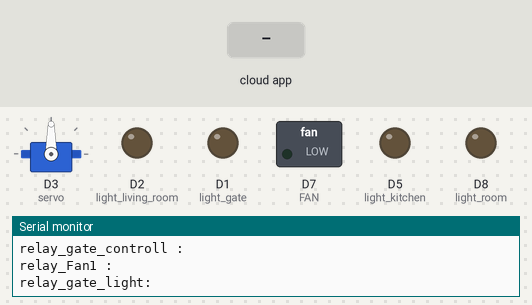
Recording of a sketch running on a simulated ESP8266 (NodeMCU). Parts: servo, switched loads named in the sketch (green lamp = pin HIGH), output pins drawn as LEDs (lit = HIGH), the last lines printed to the serial monitor. The test bench sets the inputs (shaded band). WiFi joins after 1.5 s; servers stay silent unless stated; the Firebase database answers and starts empty.

Above: at 2.7 s.
2.8 s: the phone or cloud app sets gate_controll to true
At 4.6 s:
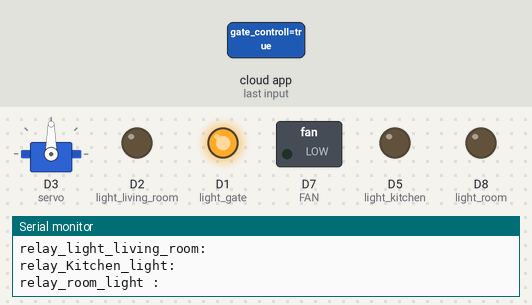
5.8 s: the phone or cloud app sets living_room_light to true
At 7.7 s:
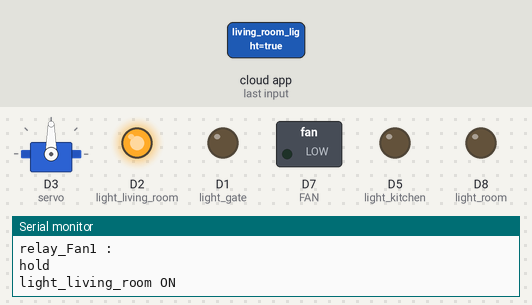
8.1 s: the phone or cloud app sets gate_light to true
At 9.9 s:
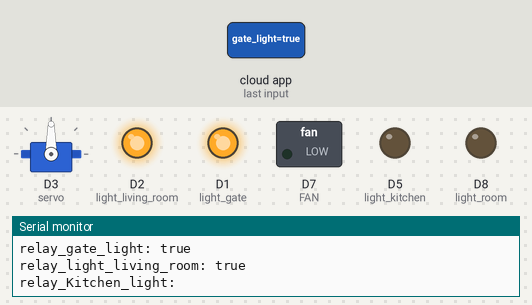
10.8 s: the phone or cloud app sets Kitchen_light to true
At 13.2 s:
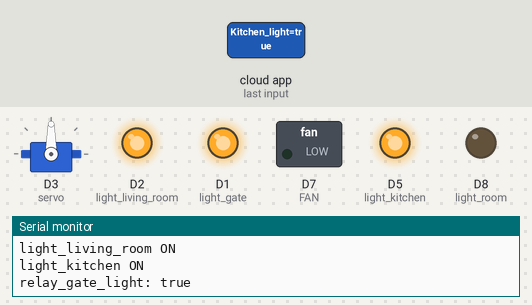
13.5 s: the phone or cloud app sets room_light to true
At 15.0 s:
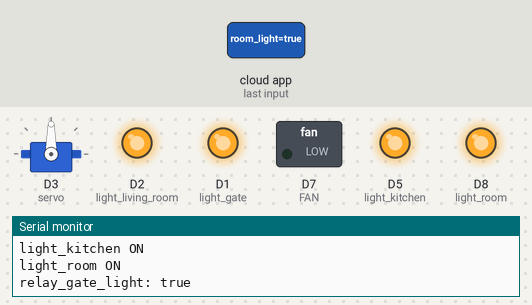
15.3 s: the phone or cloud app sets gate_light to false
At 17.5 s:
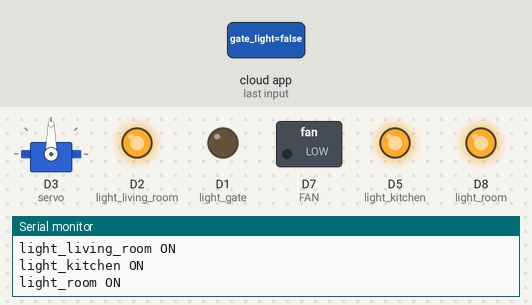
Timing chart, 0 to 19.0 s (numbered marks = the images above; inputs shaded):
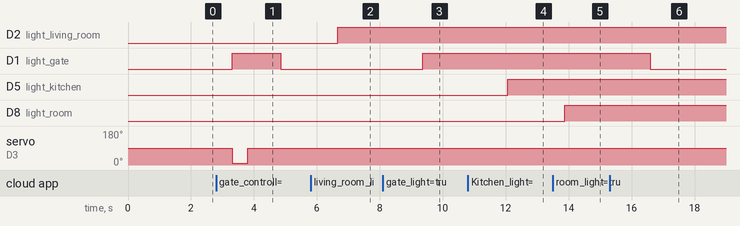

The sketch:

v2_new.ino
```cpp
#include <Arduino.h>
//#include <WiFi.h>               //we are using the ESP32
#include <ESP8266WiFi.h>      // uncomment this line if you are using esp8266 and comment the line above
#include <Firebase_ESP_Client.h>
#include <string.h>
#include <Servo.h>

Servo myServo;

String Regulator1, relay_systemarm, relay_gate_controll ,relay_gate_light,relay_power, relay_sos ;
String Regulator2, relay_light_living_room, relay_Kitchen_light, relay_room_light, relay_Fan1 ;

#define light_gate D1
#define light_living_room D2
#define light_kitchen D5
#define light_room D8
#define FAN D7
#define servo D3

//Provide the token generation process info.
#include "addons/TokenHelper.h"
//Provide the RTDB payload printing info and other helper functions.
#include "addons/RTDBHelper.h"

// Insert your network credentials
#define WIFI_SSID "SLT-4G_16421C"  // N_Binath_Dialog
#define WIFI_PASSWORD "12345678Ab"  //12345678Ab  n@161ANGA/!aS

// Insert Firebase project API Key
#define API_KEY "IzaSyDpWg63KrqoXMBLvKHNWejw0"

// Insert RTDB URLefine the RTDB URL */
#define DATABASE_URL "https://smart-homefaut-rtdb.firebaseio.com/"

//Define Firebase Data object
FirebaseData fbdo;

FirebaseAuth auth;
FirebaseConfig config;

unsigned long sendDataPrevMillis = 0;
int count = 0;
bool signupOK = false;                     //since we are doing an anonymous sign in

void setup(){
  Serial.begin(115200);

  WiFi.begin(WIFI_SSID, WIFI_PASSWORD);
  Serial.print("Connecting to Wi-Fi");
  while (WiFi.status() != WL_CONNECTED){
    Serial.print(".");
    delay(300);
  }
  Serial.println();
  Serial.print("Connected with IP: ");
  Serial.println(WiFi.localIP());
  Serial.println();

  /* Assign the api key (required) */
  config.api_key = API_KEY;

  /* Assign the RTDB URL (required) */
  config.database_url = DATABASE_URL;

  /* Sign up */
  if (Firebase.signUp(&config, &auth, "", "")){
    Serial.println("ok");
    signupOK = true;
  }
  else{
    Serial.printf("%s\n", config.signer.signupError.message.c_str());
  }

  /* Assign the callback function for the long running token generation task */
  config.token_status_callback = tokenStatusCallback; //see addons/TokenHelper.h

  Firebase.begin(&config, &auth);
  Firebase.reconnectWiFi(true);
  Serial.print("right ");

  myServo.attach(servo);

  pinMode(light_gate, OUTPUT);

  pinMode(light_living_room, OUTPUT);
  pinMode(light_kitchen, OUTPUT);
  pinMode(light_room, OUTPUT);
  pinMode(FAN, OUTPUT);
  Serial.print("pinmodeok ");

}

void loop(){
 // if (Firebase.ready() && signupOK && (millis() - sendDataPrevMillis > 15000 || sendDataPrevMillis == 0)){
 //   sendDataPrevMillis = millis();

  if ( Firebase.RTDB.getString(&fbdo, "gate_light") ){
    if (fbdo.dataType() == "string"){
        relay_gate_light = fbdo.stringData();
        Serial.print("relay_gate_light: ");
        Serial.println(relay_gate_light);
    }
  }
   if ( Firebase.RTDB.getString(&fbdo, "living_room_light") ){
    if (fbdo.dataType() == "string"){
        relay_light_living_room = fbdo.stringData();
        Serial.print("relay_light_living_room: ");
        Serial.println(relay_light_living_room);
    }
  }

      if ( Firebase.RTDB.getString(&fbdo, "Kitchen_light") ){
    if (fbdo.dataType() == "string"){
        relay_Kitchen_light = fbdo.stringData();
        Serial.print("relay_Kitchen_light: ");
        Serial.println(relay_Kitchen_light);
    }
  }

      if ( Firebase.RTDB.getString(&fbdo, "room_light") ){
    if (fbdo.dataType() == "string"){
        relay_room_light = fbdo.stringData();
        Serial.print("relay_room_light :");
        Serial.println(relay_room_light);
    }
  }

      if ( Firebase.RTDB.getString(&fbdo, "gate_controll") ){
    if (fbdo.dataType() == "string"){
        relay_gate_controll = fbdo.stringData();
        Serial.print("relay_gate_controll : ");
        Serial.println(relay_gate_controll);
    }
  }

      if ( Firebase.RTDB.getString(&fbdo, "Fan1") ){
    if (fbdo.dataType() == "string"){
        relay_Fan1 = fbdo.stringData();
        Serial.print("relay_Fan1 :");
        Serial.println(relay_Fan1);
    }
  }

  //}

 automation();

}


void automation()
{

  if(relay_gate_controll == "true")
  {
    digitalWrite(light_gate,HIGH);
    myServo.write(10);
    delay(500);
    myServo.write(90);
    if (Firebase.RTDB.setString(&fbdo, "gate_controll", "none")){
      Serial.println("PASSED");
      Serial.println("PATH: " + fbdo.dataPath());
      Serial.println("TYPE: " + fbdo.dataType());
    }
    Serial.println("Gate_opening");
  }
  if(relay_gate_controll == "false")
  {
    digitalWrite(light_gate,HIGH);
    myServo.write(170);
    delay(500);
    myServo.write(90);
      if (Firebase.RTDB.setString(&fbdo, "gate_controll", "none")){
      Serial.println("PASSED");
      Serial.println("PATH: " + fbdo.dataPath());
      Serial.println("TYPE: " + fbdo.dataType());
    }
    Serial.println("Gate_closing");
  }
  if(relay_gate_controll == "none")
  {
    digitalWrite(light_gate,LOW);
    myServo.write(90);
    Serial.println("hold");
  }

  if(relay_gate_light == "true")
  {
    digitalWrite(light_gate,HIGH);
    Serial.println("Gate_light ON");
  }
  if(relay_gate_light == "false")
  {
    digitalWrite(light_gate,LOW);
    Serial.println("Gate_light OFF");
  }
   if(relay_light_living_room == "true")
  {
    digitalWrite(light_living_room,HIGH);
    Serial.println("light_living_room ON");
  }
  if(relay_light_living_room == "false")
  {
    digitalWrite(light_living_room,LOW);
    Serial.println("light_living_room OFF");
  }
   if(relay_Kitchen_light == "true")
  {
    digitalWrite(light_kitchen,HIGH);
    Serial.println("light_kitchen ON");
  }
  if(relay_Kitchen_light == "false")
  {
    digitalWrite(light_kitchen,LOW);
    Serial.println("light_kitchen OFF");
  }
   if(relay_room_light == "true")
  {
    digitalWrite(light_room,HIGH);
    Serial.println("light_room ON");
  }
  if(relay_room_light == "false")
  {
    digitalWrite(light_room,LOW);
    Serial.println("light_room OFF");
  }
  if(relay_Fan1 == "true")
  {
    digitalWrite(FAN,LOW);
    Serial.println("Fan -1 ON");
  }
  if(relay_Fan1 == "false")
  {
    digitalWrite(FAN,LOW);
    Serial.println("Fan -1 OFF");
  }

}
```

Measured:
- after the input at 2.8 s, D1 (light_gate): LOW → HIGH after 0.51 s, → LOW 1.6 s later; servo on D3 (servo): 90° → 10° after 0.51 s, → 90° 0.50 s later
- after the input at 5.8 s, D2 (light_living_room): LOW → HIGH after 0.86 s
- after the input at 8.1 s, D1 (light_gate): LOW → HIGH after 1.3 s
- after the input at 10.8 s, D5 (light_kitchen): LOW → HIGH after 1.3 s
- after the input at 13.5 s, D8 (light_room): LOW → HIGH after 0.38 s
- after the input at 15.3 s, D1 (light_gate): HIGH → LOW after 1.3 s
